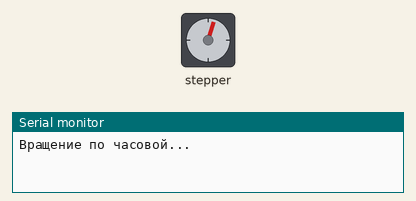
Simulated run of this sketch. Board: Arduino Uno, built with avr-gcc and run on an emulated ATmega328P. On the bench: stepper motor, the last lines printed to the serial monitor. Stepper angles assume 20 steps per turn.

Above: at 0.05 s.
At 1.75 s:
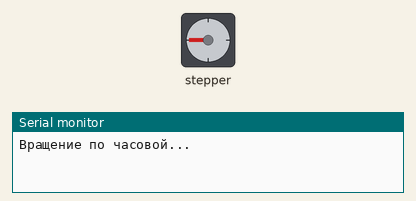
At 3.45 s:
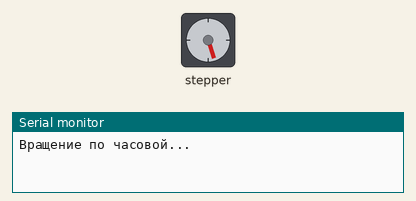
At 6.9 s:
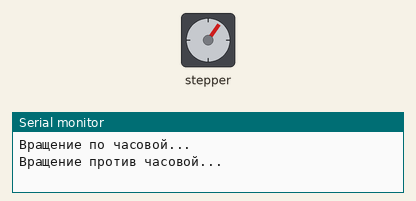
Timing chart, 0 to 11.7 s (numbered marks = the images above):
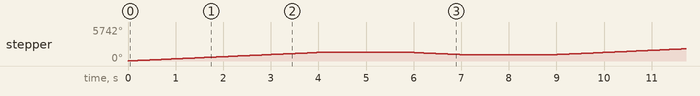

The sketch:

MiniStepperMottor.ino
```cpp
#include <Stepper.h>

// Укажите количество шагов на один оборот.
// Для этой модели (PM08-2) это обычно 20 шагов (угол 18 градусов).
const int stepsPerRevolution = 20;

// Инициализируем библиотеку на пинах 8, 9, 10, 11
// Подключите входы драйвера (IN1, IN2, IN3, IN4) к этим пинам
Stepper myStepper(stepsPerRevolution, 4, 5, 6, 7);

void setup() {
  // Устанавливаем скорость (RPM). Для таких малюток 30-60 — нормально.
  myStepper.setSpeed(60);
  Serial.begin(9600);
}

void loop() {
  // Поворот на один оборот в одну сторону
  Serial.println("Вращение по часовой...");
  myStepper.step(stepsPerRevolution);

  myStepper.step(stepsPerRevolution);

  myStepper.step(stepsPerRevolution);

  myStepper.step(stepsPerRevolution);
  delay(2000);

  // Поворот на один оборот в другую сторону
  Serial.println("Вращение против часовой...");
  myStepper.step(-stepsPerRevolution);
  delay(2000);
}
```

Measured:
- by itself, stepper: turns 1440° clockwise in 4.0 s, then 360° counter-clockwise in 0.95 s, repeating every 9.0 s
